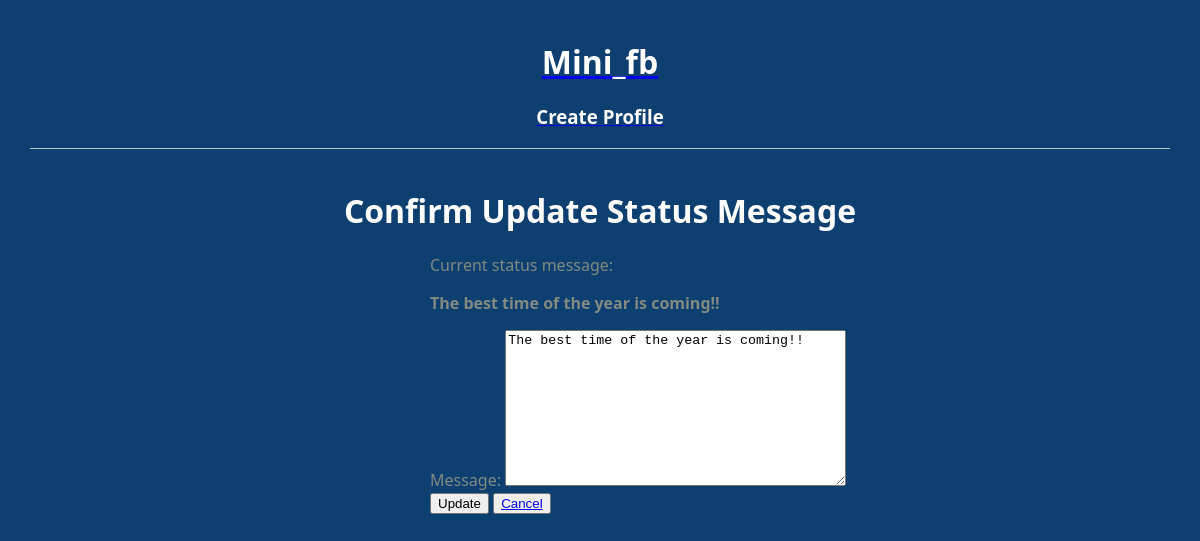
/mini_fb/status/8/update/, run on an earlier commit of the app's database.
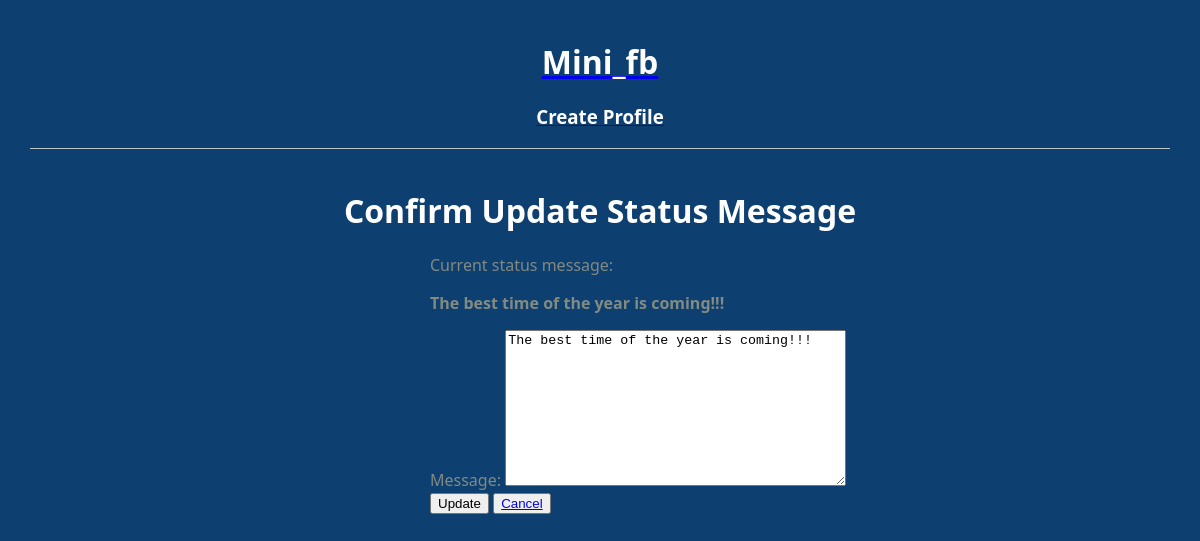
And on a later commit of the database.
### mini_fb/models.py (models this page shows, shortened)
class StatusMessage(models.Model):
  timestamp = models.DateTimeField(auto_now=True)
  message = models.TextField(blank=False)
  profile = models.ForeignKey("Profile", on_delete=models.CASCADE)

### mini_fb/views.py (the view, shortened to what this page needs)
# urls.py: path(r'status/<int:pk>/update/', views.UpdateStatusMessageView.as_view(), name='update_status_message'),
class UpdateStatusMessageView(UpdateView):
  model = StatusMessage
  template_name = 'mini_fb/update_status_form.html'
  form_class = UpdateStatusMessageForm
  context_object_name = 'status_message'

### mini_fb/forms.py
class UpdateStatusMessageForm(forms.ModelForm):
    class Meta:
      model = StatusMessage
      fields = ['message']  # Only allow updating the message text

### mini_fb/templates/mini_fb/update_status_form.html (shortened to what this page needs)
{% extends 'mini_fb/base.html' %}
{% block content %}
<h1>Confirm Update Status Message</h1>
<div class='center'>
  <p>Current status message:</p>
  <p><strong>{{ status_message.message }}</strong></p>
  <form method="POST">
    <p>
      {{ form.as_table }}
      <button type="submit">Update</button>
      <button type="submit"><a href="{% url 'show_profile' status_message.profile.pk %}">Cancel</a></button>
    </p>
  </form>
</div>
{% endblock %}

What changed in the data, as far as the page shows it:
changed StatusMessage: message "The best time of the year is coming!!" → "The best time of the year is coming!!!"
